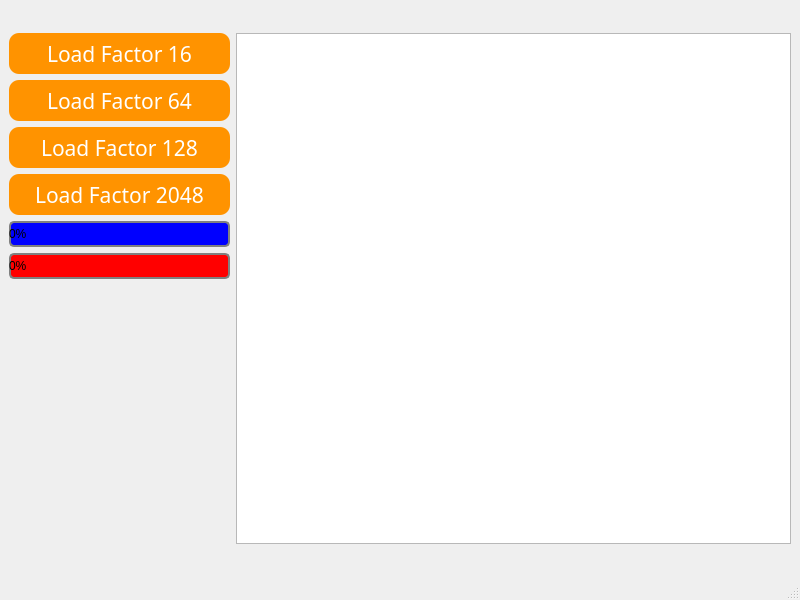
<?xml version="1.0" encoding="UTF-8"?>
<ui version="4.0">
 <class>MainWindow</class>
 <widget class="QMainWindow" name="MainWindow">
  <property name="geometry">
   <rect>
    <x>0</x>
    <y>0</y>
    <width>800</width>
    <height>600</height>
   </rect>
  </property>
  <property name="windowTitle">
   <string>MainWindow</string>
  </property>
  <widget class="QWidget" name="centralwidget">
   <layout class="QGridLayout" name="gridLayout">
    <item row="0" column="0">
     <layout class="QFormLayout" name="formLayout">
      <item row="0" column="0">
       <layout class="QVBoxLayout" name="verticalLayout">
        <item>
         <widget class="QPushButton" name="On_LoadFactor_16">
          <property name="minimumSize">
           <size>
            <width>221</width>
            <height>41</height>
           </size>
          </property>
          <property name="maximumSize">
           <size>
            <width>221</width>
            <height>41</height>
           </size>
          </property>
          <property name="font">
           <font>
            <family>Futura</family>
            <pointsize>16</pointsize>
            <italic>false</italic>
            <fontweight>Medium</fontweight>
           </font>
          </property>
          <property name="styleSheet">
           <string notr="true">background-color: rgb(255, 147, 0);
color: rgb(255, 255, 255);
font: 500 16pt &quot;Futura&quot;;
border-radius: 10px;
padding: 6px;</string>
          </property>
          <property name="text">
           <string>Load Factor 16</string>
          </property>
         </widget>
        </item>
        <item>
         <widget class="QPushButton" name="On_LoadFactor_64">
          <property name="minimumSize">
           <size>
            <width>221</width>
            <height>41</height>
           </size>
          </property>
          <property name="maximumSize">
           <size>
            <width>221</width>
            <height>41</height>
           </size>
          </property>
          <property name="font">
           <font>
            <family>Futura</family>
            <pointsize>16</pointsize>
            <italic>false</italic>
            <fontweight>Medium</fontweight>
           </font>
          </property>
          <property name="styleSheet">
           <string notr="true">background-color: rgb(255, 147, 0);
color: rgb(255, 255, 255);
font: 500 16pt &quot;Futura&quot;;
border-radius: 10px;
padding: 6px;</string>
          </property>
          <property name="text">
           <string>Load Factor 64</string>
          </property>
         </widget>
        </item>
        <item>
         <widget class="QPushButton" name="On_LoadFactor_128">
          <property name="minimumSize">
           <size>
            <width>221</width>
            <height>41</height>
           </size>
          </property>
          <property name="maximumSize">
           <size>
            <width>221</width>
            <height>41</height>
           </size>
          </property>
          <property name="font">
           <font>
            <family>Futura</family>
            <pointsize>16</pointsize>
            <italic>false</italic>
            <fontweight>Medium</fontweight>
           </font>
          </property>
          <property name="styleSheet">
           <string notr="true">background-color: rgb(255, 147, 0);
color: rgb(255, 255, 255);
font: 500 16pt &quot;Futura&quot;;
border-radius: 10px;
padding: 6px;</string>
          </property>
          <property name="text">
           <string>Load Factor 128</string>
          </property>
         </widget>
        </item>
        <item>
         <widget class="QPushButton" name="On_LoadFactor_2048">
          <property name="minimumSize">
           <size>
            <width>221</width>
            <height>41</height>
           </size>
          </property>
          <property name="maximumSize">
           <size>
            <width>221</width>
            <height>41</height>
           </size>
          </property>
          <property name="font">
           <font>
            <family>Futura</family>
            <pointsize>16</pointsize>
            <italic>false</italic>
            <fontweight>Medium</fontweight>
           </font>
          </property>
          <property name="styleSheet">
           <string notr="true">background-color: rgb(255, 147, 0);
color: rgb(255, 255, 255);
font: 500 16pt &quot;Futura&quot;;
border-radius: 10px;
padding: 6px;</string>
          </property>
          <property name="text">
           <string>Load Factor 2048</string>
          </property>
         </widget>
        </item>
        <item>
         <widget class="QProgressBar" name="progressBar_2">
          <property name="styleSheet">
           <string notr="true">QProgressBar {
    border: 2px solid grey;
    border-radius: 5px;
    background-color: #0000FF;
}

QProgressBar::chunk {
    background-color: #05B8CC;
    width: 20px;
}
</string>
          </property>
          <property name="maximum">
           <number>100</number>
          </property>
          <property name="value">
           <number>0</number>
          </property>
          <property name="alignment">
           <set>Qt::AlignLeading|Qt::AlignLeft|Qt::AlignVCenter</set>
          </property>
          <property name="textDirection">
           <enum>QProgressBar::TopToBottom</enum>
          </property>
         </widget>
        </item>
        <item>
         <widget class="QProgressBar" name="progressBar">
          <property name="styleSheet">
           <string notr="true">QProgressBar {
    border: 2px solid grey;
    border-radius: 5px;
    background-color: #FF0000;
}

QProgressBar::chunk {
    background-color: #05B8CC;
    width: 20px;
}
</string>
          </property>
          <property name="maximum">
           <number>100</number>
          </property>
          <property name="value">
           <number>0</number>
          </property>
          <property name="alignment">
           <set>Qt::AlignLeading|Qt::AlignLeft|Qt::AlignVCenter</set>
          </property>
          <property name="textDirection">
           <enum>QProgressBar::TopToBottom</enum>
          </property>
         </widget>
        </item>
       </layout>
      </item>
      <item row="0" column="1">
       <widget class="QGraphicsView" name="graphicsView">
        <property name="minimumSize">
         <size>
          <width>543</width>
          <height>511</height>
         </size>
        </property>
       </widget>
      </item>
     </layout>
    </item>
   </layout>
  </widget>
  <widget class="QMenuBar" name="menubar">
   <property name="geometry">
    <rect>
     <x>0</x>
     <y>0</y>
     <width>800</width>
     <height>36</height>
    </rect>
   </property>
  </widget>
  <widget class="QStatusBar" name="statusbar"/>
 </widget>
 <resources/>
 <connections/>
</ui>
